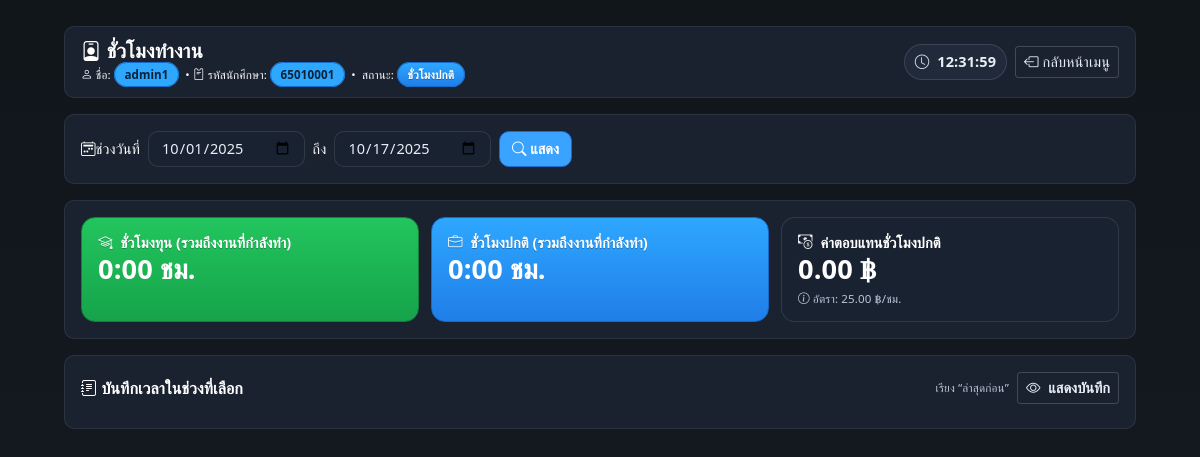
The page /back_store/user_profile.php (signed in) on the database its author committed.
### tables this page shows
CREATE TABLE IF NOT EXISTS `users` (
  `user_id` int(11) NOT NULL AUTO_INCREMENT,
  `username` varchar(50) NOT NULL,
  `password` varchar(255) NOT NULL,
  `student_ID` int(11) NOT NULL,
  `name` varchar(100) NOT NULL,
  `role` enum('admin','employee') NOT NULL DEFAULT 'employee',
  `status` enum('ชั่วโมงทุน','ชั่วโมงปกติ') NOT NULL DEFAULT 'ชั่วโมงปกติ',
  `default_hour_type` enum('normal','fund') NOT NULL DEFAULT 'normal',
  PRIMARY KEY (`user_id`),
  UNIQUE KEY `username` (`username`)
);

### back_store/user_profile.php (the view, shortened to what this page needs)
<?php
require __DIR__ . '/../db.php';
$conn->set_charset('utf8mb4');
$conn->query("SET time_zone = '+07:00'");
$NORMAL_RATE = 25.0;
function h($s){ return htmlspecialchars((string)$s, ENT_QUOTES, 'UTF-8'); }
function fmtHM(int $sec): string {
  if ($sec <= 0) return '0:00 ชม.';
  $h = intdiv($sec, 3600);
  $m = intdiv($sec % 3600, 60);
  return $h . ':' . str_pad((string)$m, 2, '0', STR_PAD_LEFT) . ' ชม.';
}
function money2(float $n): string { return number_format($n, 2); }
$uid = (int)$_SESSION['uid'];
$stmt = $conn->prepare("SELECT user_id, username, name, student_ID, role, status FROM users WHERE user_id = ? LIMIT 1");
$stmt->bind_param('i', $uid);
$stmt->execute();
$user = $stmt->get_result()->fetch_assoc();
$today  = (new DateTime('today'))->format('Y-m-d');
$month1 = (new DateTime('first day of this month'))->format('Y-m-d');
$start_date = isset($_GET['start']) && $_GET['start'] !== '' ? $_GET['start'] : $month1;
$end_date   = isset($_GET['end'])   && $_GET['end']   !== '' ? $_GET['end']   : $today;
$sec_fund_closed   = 0;
$sec_normal_closed = 0;
$sec_fund_live   = $sec_fund_closed;
$sec_normal_live = $sec_normal_closed;
$hrs_normal_live     = round($sec_normal_live/3600, 2);
$wage_normal_live   = $hrs_normal_live * $NORMAL_RATE;
?>
<!doctype html>
<html lang="th">
<head>
<link rel="stylesheet"
 href="https://stackpath.bootstrapcdn.com/bootstrap/4.5.2/css/bootstrap.min.css">
<link rel="stylesheet"
 href="https://cdn.jsdelivr.net/npm/bootstrap-icons@1.10.5/font/bootstrap-icons.css">
</head>
<body>
<div class="wrap">
  <div class="topbar d-flex align-items-center justify-content-between mb-3">
    <div>
      <div class="h5 m-0 brand"><i class="bi bi-person-badge"></i> ชั่วโมงทำงาน</div>
      <small class="text-light">
        <i class="bi bi-person"></i> ชื่อ:
         <span class="badge-chip badge-white"><?= h($user['username']) ?></span>
        &nbsp;•&nbsp;<i class="bi bi-pass"></i> รหัสนักศึกษา:
        <span class="badge-chip"><?= h($user['student_ID'] ?: '-') ?></span>
        &nbsp;•&nbsp;<i class=""></i> สถานะ:
        <span class="badge-chip"><?= h($user['status'] ?: '-') ?></span>
      </small>
    </div>
    <div class="d-flex align-items-center" style="gap:8px">
      <div class="clock"><i class="bi bi-clock"></i><span id="nowClock">--:--:--</span></div>
      <a href="back_store.php" class="btn btn-sm btn-outline-light"><i class="bi bi-box-arrow-left"></i> กลับหน้าเมนู</a>
    </div>
  </div>
  <div class="cardx p-3 mb-3">
    <form class="form-inline" method="get">
      <label class="mr-2" style="color:var(--text-strong)"><i class="bi bi-calendar2-week"></i> ช่วงวันที่</label>
      <input type="date" name="start" class="form-control mr-2"
             style="background:var(--surface-2);color:var(--ink);border:1px solid color-mix(in oklab, var(--brand-700), black 22%);border-radius:10px"
             value="<?= h($start_date) ?>">
      <span class="mr-2 text-light">ถึง</span>
      <input type="date" name="end" class="form-control mr-2"
             style="background:var(--surface-2);color:var(--ink);border:1px solid color-mix(in oklab, var(--brand-700), black 22%);border-radius:10px"
             value="<?= h($end_date) ?>">
      <button class="btn btn-primary"
              style="background:linear-gradient(180deg,var(--brand-500),var(--brand-400));border:0;font-weight:800;border-radius:10px">
              <i class="bi bi-search"></i> แสดง
      </button>
    </form>
  </div>
  <div class="cardx p-3 mb-3">
    <div class="kpi">
      <div class="tile">
        <div class="l"><i class="bi bi-mortarboard"></i> ชั่วโมงทุน (รวมถึงงานที่กำลังทำ)</div>
        <div class="n"><?= fmtHM($sec_fund_live) ?></div>
      </div>
      <div class="tile">
        <div class="l"><i class="bi bi-briefcase"></i> ชั่วโมงปกติ (รวมถึงงานที่กำลังทำ)</div>
        <div class="n"><?= fmtHM($sec_normal_live) ?></div>
      </div>
      <div class="tile">
        <div class="l"><i class="bi bi-cash-coin"></i> ค่าตอบแทนชั่วโมงปกติ</div>
        <div class="n"><?= money2($wage_normal_live) ?> ฿</div>
        <div class="small mt-1" style="color:var(--ink-muted)"><i class="bi bi-info-circle"></i> อัตรา: <?= number_format($NORMAL_RATE,2) ?> ฿/ชม.</div>
      </div>
    </div>
  </div>
  <div class="cardx p-3 mb-4" id="logsCard">
    <div class="d-flex align-items-center justify-content-between mb-2">
      <h6 class="m-0 font-weight-bold" style="color:var(--text-strong)"><i class="bi bi-journal-text"></i> บันทึกเวลาในช่วงที่เลือก</h6>
      <div class="d-flex align-items-center" style="gap:8px">
        <span class="small" style="color:var(--ink-muted)">เรียง “ล่าสุดก่อน”</span>
        <button id="toggleLogsBtn" type="button" class="btn btn-sm btn-outline-light" style="font-weight:800">
        </button>
      </div>
    </div>
  </div>
</div>
</body>
</html>

### rows shown on the page
users: username "admin1", student_ID "65010001", status "ชั่วโมงปกติ"

### other values the page prints
fmtHM($sec_fund_live) "0:00 ชม."
fmtHM($sec_normal_live) "0:00 ชม."
money2($wage_normal_live) "0.00"
$NORMAL_RATE "25.00"
